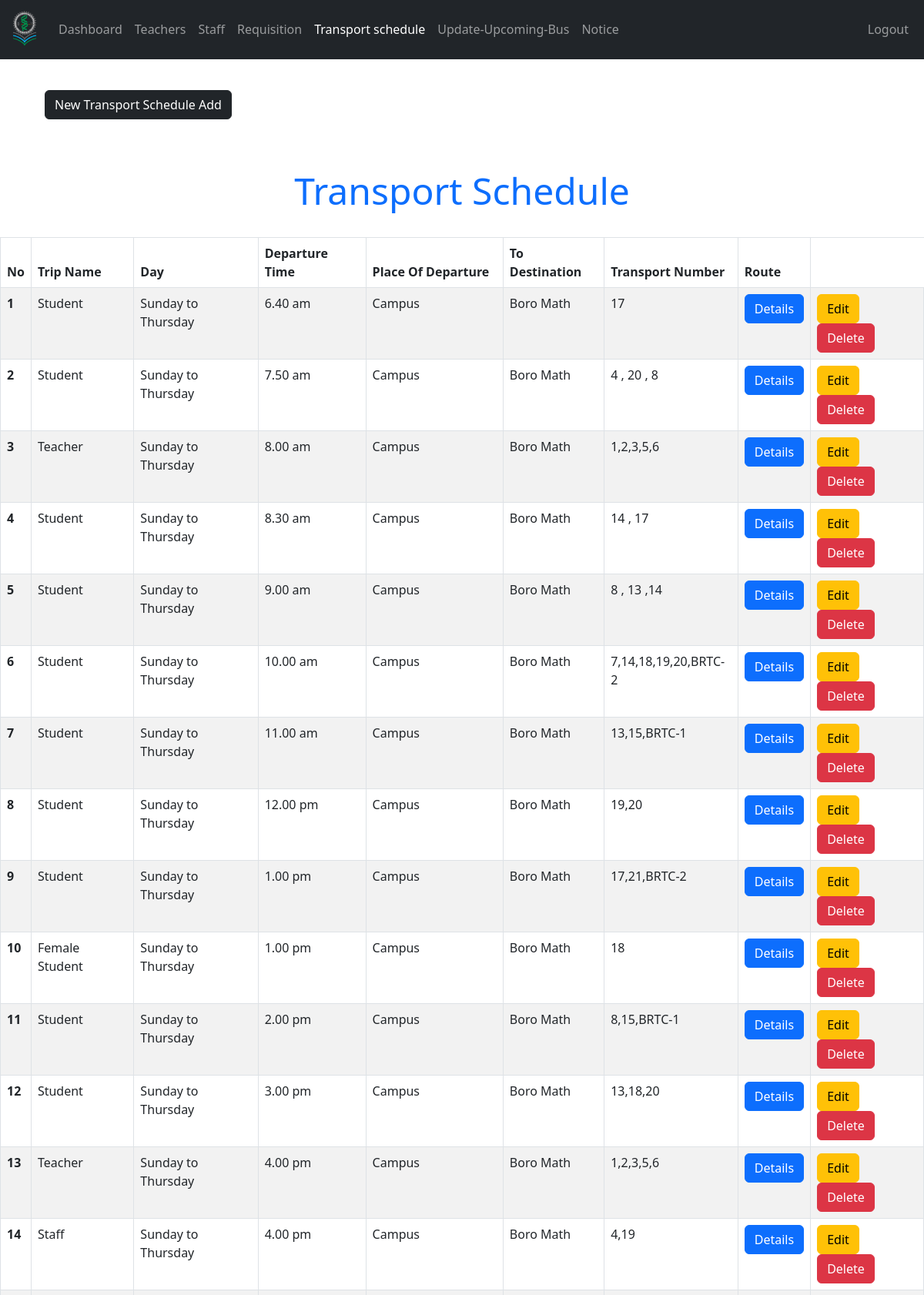
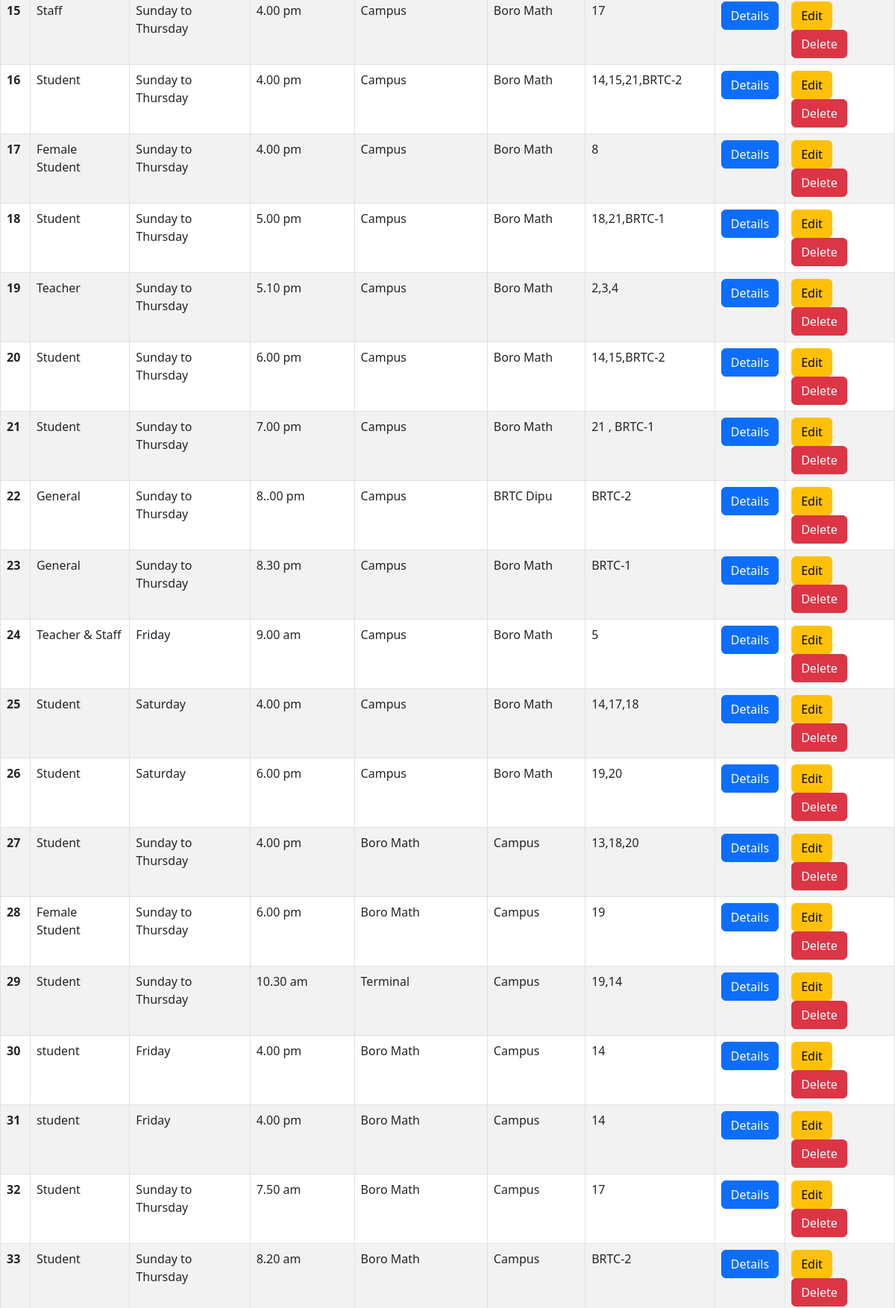
Page /admin/transport-schedule.php (signed in, upper part) on the committed database (2 pictures, top to bottom).
### tables this page shows
CREATE TABLE `t_special_campus` (
  `ID` int(20) NOT NULL,
  `t_name` varchar(200) NOT NULL,
  `time` varchar(200) NOT NULL,
  `from_d` varchar(200) NOT NULL,
  `to_d` varchar(200) NOT NULL,
  `t_no` varchar(200) NOT NULL,
  `day` varchar(200) NOT NULL
);

### admin/transport/AllFunction.php (called while the page is built, shortened)
<?php
function getAllTransportSpecialCampus($conn){
  $sql = "SELECT * FROM t_special_campus";
  $stmt = $conn->prepare($sql);
  $stmt->execute();
  if ($stmt->rowCount() >= 1) {
    $transport = $stmt->fetchAll();
    return $transport;
  }else {
    return 0;
  }
}

### admin/transport-schedule.php (the view, shortened to what this page needs)
<?php
if (
  isset($_SESSION['admin_id']) &&
  isset($_SESSION['role'])
) {
  if ($_SESSION['role'] == 'Admin') {
    include "../DB_connection.php";
    include "./transport/AllFunction.php";
    $transport_special_campus = getAllTransportSpecialCampus($conn);
    ?>
    <!DOCTYPE html>
    <html lang="en">
    <head>
      <link rel="stylesheet" href="https://cdn.jsdelivr.net/npm/bootstrap@5.2.0/dist/css/bootstrap.min.css">
      <link rel="stylesheet" href="../css/style.css">
      <link rel="stylesheet" href="https://cdnjs.cloudflare.com/ajax/libs/font-awesome/4.7.0/css/font-awesome.min.css">
    </head>
    <body>
      <?php
      include "inc/navbar.php";?>
        <div class="container mt-4">
            <div class="col-3 text-right">
              <div class="p-3"><a href="./transport-add-special-campus.php" class="btn btn-dark">New Transport
                  Schedule Add </a></div>
            </div>
          </div>
        </div><br><br>
     <?php if ( ($transport_special_campus !=0) ) {
        ?>
          <h2 class="display-5 text-center text-primary"><b> Transport Schedule</b>
        </h2>
        <div class="table-responsive ml-4 mr-4">
          <table class="table table-bordered mt-4 table-striped table-hover">
            <thead>
              <tr>
                <th scope="col">No</th>
                <th scope="col">Trip Name</th>
                <th scope="col">Day</th>
                <th scope="col">Departure Time</th>
                <th scope="col">Place Of Departure</th>
                <th scope="col">To Destination</th>
                <th scope="col">Transport Number</th>
                <th scope="col">Route </th>
              </tr>
            </thead>
            <tbody>
              <?php $i = 0;
              foreach ($transport_special_campus as $t3) {
                $i++; ?>
                <tr>
                  <th scope="row">
                    <?= $i ?>
                  </th>
                  <td>
                    <?= $t3['t_name'] ?>
                  </td>
                  <td>
                    <?= $t3['day'] ?>
                  </td>
                  <td>
                    <?= $t3['time'] ?>
                  </td>
                  <td>
                    <?= $t3['from_d'] ?>
                  </td>
                  <td>
                    <?= $t3['to_d'] ?>
                  </td>
                  <td>
                    <?= $t3['t_no'] ?>
                  </td>
                  <td>
                    <button type="button" class="btn btn-primary" data-bs-toggle="modal" data-bs-target="#campus_to_town_special">
                      Details
                    </button>
                  </td>
                  <td>
                    <a href="./transport/edit-delete/edit_special_campus_town.php?ID=<?= $t3['ID'] ?>"
                      class="btn btn-warning">Edit</a>
                    <a href="./transport/edit-delete/delete_special_campus_town.php?ID=<?= $t3['ID'] ?>"
                      class="btn btn-danger">Delete</a>
                  </td>
                </tr>
              <?php } ?>
            </tbody>
          </table>
        </div>
      <?php } else { ?>
        <div class="alert alert-info .w-450 m-5" role="alert">
          Empty!
        </div>
      <?php } ?>
    </body>
    </html>
    <?php
  } else {
    header("Location: ../login.php");
    exit;
  }
} else {
  header("Location: ../login.php");
  exit;
}
?>

### rows in the picture
t_special_campus: t_name "Student", day "Sunday to Thursday", time "6.40 am", from_d "Campus", to_d "Boro Math", t_no "17"
t_special_campus: t_name "Student", day "Sunday to Thursday", time "7.50 am", from_d "Campus", to_d "Boro Math", t_no "4 , 20 , 8"
t_special_campus: t_name "Teacher", day "Sunday to Thursday", time "8.00 am", from_d "Campus", to_d "Boro Math", t_no "1,2,3,5,6"
t_special_campus: t_name "Student", day "Sunday to Thursday", time "8.30 am", from_d "Campus", to_d "Boro Math", t_no "14 , 17"
t_special_campus: t_name "Student", day "Sunday to Thursday", time "9.00 am", from_d "Campus", to_d "Boro Math", t_no "8 , 13 ,14"
t_special_campus: t_name "Student", day "Sunday to Thursday", time "10.00 am", from_d "Campus", to_d "Boro Math", t_no "7,14,18,19,20,BRTC-2"
t_special_campus: t_name "Student", day "Sunday to Thursday", time "11.00 am", from_d "Campus", to_d "Boro Math", t_no "13,15,BRTC-1"
t_special_campus: t_name "Student", day "Sunday to Thursday", time "12.00 pm", from_d "Campus", to_d "Boro Math", t_no "19,20"
t_special_campus: t_name "Student", day "Sunday to Thursday", time "1.00 pm", from_d "Campus", to_d "Boro Math", t_no "17,21,BRTC-2"
t_special_campus: t_name "Female Student", day "Sunday to Thursday", time "1.00 pm", from_d "Campus", to_d "Boro Math", t_no "18"
t_special_campus: t_name "Student", day "Sunday to Thursday", time "2.00 pm", from_d "Campus", to_d "Boro Math", t_no "8,15,BRTC-1"
t_special_campus: t_name "Student", day "Sunday to Thursday", time "3.00 pm", from_d "Campus", to_d "Boro Math", t_no "13,18,20"
t_special_campus: t_name "Teacher", day "Sunday to Thursday", time "4.00 pm", from_d "Campus", to_d "Boro Math", t_no "1,2,3,5,6"
t_special_campus: t_name "Staff", day "Sunday to Thursday", time "4.00 pm", from_d "Campus", to_d "Boro Math", t_no "4,19"
t_special_campus: t_name "Staff", day "Sunday to Thursday", time "4.00 pm", from_d "Campus", to_d "Boro Math", t_no "17"
t_special_campus: t_name "Student", day "Sunday to Thursday", time "4.00 pm", from_d "Campus", to_d "Boro Math", t_no "14,15,21,BRTC-2"
t_special_campus: t_name "Female Student", day "Sunday to Thursday", time "4.00 pm", from_d "Campus", to_d "Boro Math", t_no "8"
t_special_campus: t_name "Student", day "Sunday to Thursday", time "5.00 pm", from_d "Campus", to_d "Boro Math", t_no "18,21,BRTC-1"
t_special_campus: t_name "Teacher", day "Sunday to Thursday", time "5.10 pm", from_d "Campus", to_d "Boro Math", t_no "2,3,4"
t_special_campus: t_name "Student", day "Sunday to Thursday", time "6.00 pm", from_d "Campus", to_d "Boro Math", t_no "14,15,BRTC-2"
t_special_campus: t_name "Student", day "Sunday to Thursday", time "7.00 pm", from_d "Campus", to_d "Boro Math", t_no "21 , BRTC-1"
t_special_campus: t_name "General", day "Sunday to Thursday", time "8..00 pm", from_d "Campus", to_d "BRTC Dipu", t_no "BRTC-2"
t_special_campus: t_name "General", day "Sunday to Thursday", time "8.30 pm", from_d "Campus", to_d "Boro Math", t_no "BRTC-1"
t_special_campus: t_name "Teacher & Staff", day "Friday", time "9.00 am", from_d "Campus", to_d "Boro Math", t_no "5"
t_special_campus: t_name "Student", day "Saturday", time "4.00 pm", from_d "Campus", to_d "Boro Math", t_no "14,17,18"
t_special_campus: t_name "Student", day "Saturday", time "6.00 pm", from_d "Campus", to_d "Boro Math", t_no "19,20"
t_special_campus: t_name "Student", day "Sunday to Thursday", time "4.00 pm", from_d "Boro Math", to_d "Campus", t_no "13,18,20"
t_special_campus: t_name "Female Student", day "Sunday to Thursday", time "6.00 pm", from_d "Boro Math", to_d "Campus", t_no "19"
t_special_campus: t_name "Student", day "Sunday to Thursday", time "10.30 am", from_d "Terminal", to_d "Campus", t_no "19,14"
t_special_campus: t_name "student", day "Friday", time "4.00 pm", from_d "Boro Math", to_d "Campus", t_no "14"
t_special_campus: t_name "student", day "Friday", time "4.00 pm", from_d "Boro Math", to_d "Campus", t_no "14"
t_special_campus: t_name "Student", day "Sunday to Thursday", time "7.50 am", from_d "Boro Math", to_d "Campus", t_no "17"
t_special_campus: t_name "Student", day "Sunday to Thursday", time "8.20 am", from_d "Boro Math", to_d "Campus", t_no "BRTC-2"
